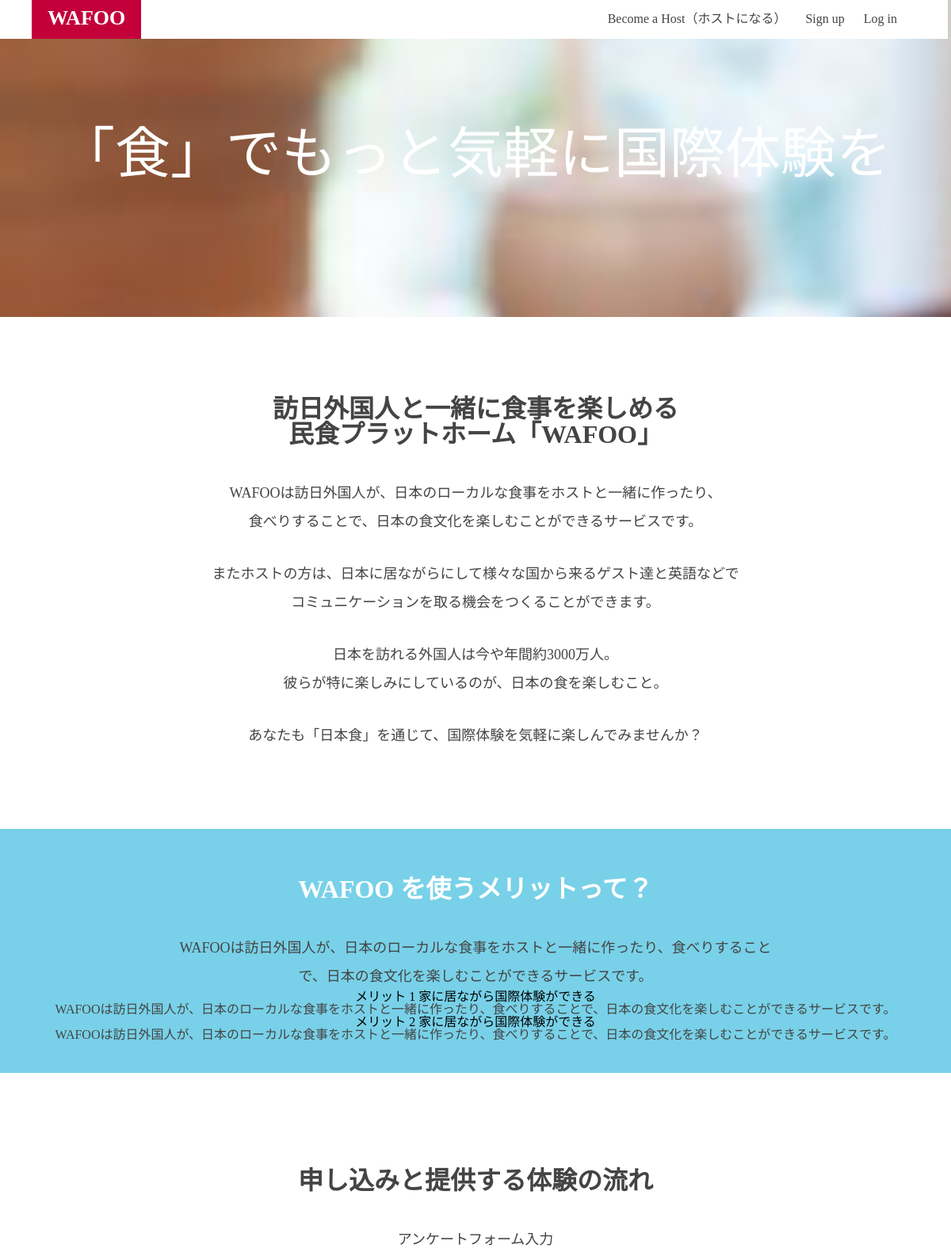
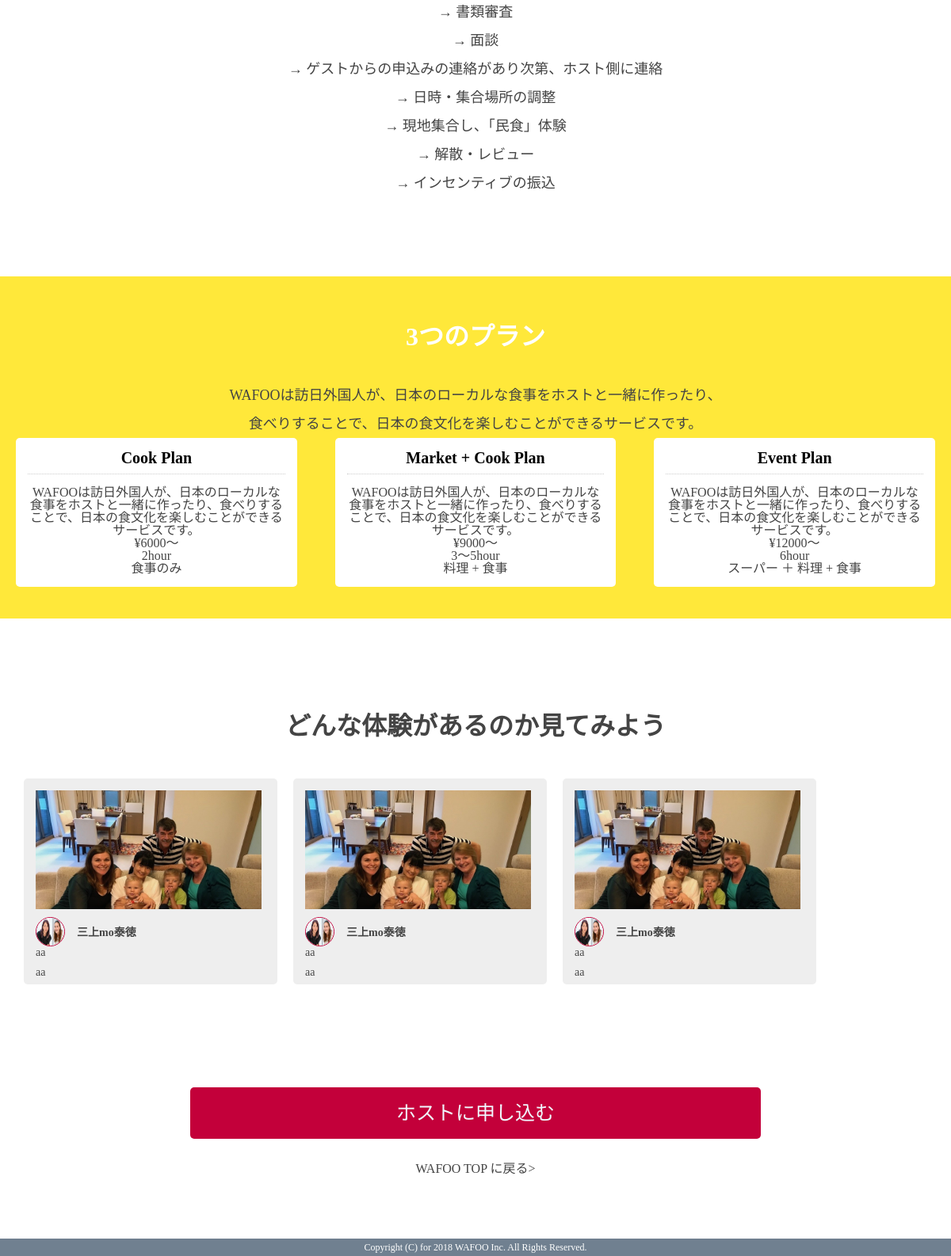
The page /WAFOO/frontend/host/host_top.php on the database its author committed (2 pictures, top to bottom).
### tables this page shows
CREATE TABLE `wafoo_host_table` (
  `id` int(11) NOT NULL AUTO_INCREMENT,
  `sei` varchar(64) NOT NULL DEFAULT '',
  `mei` varchar(64) NOT NULL DEFAULT '',
  `mail` varchar(256) NOT NULL DEFAULT '',
  `sex` varchar(64) NOT NULL DEFAULT '',
  `age` int(10) NOT NULL,
  `cookEx` text,
  `cookGood` text,
  `language` varchar(64) NOT NULL DEFAULT '',
  `english` varchar(64) NOT NULL DEFAULT '',
  `station` varchar(64) NOT NULL DEFAULT '',
  `homeLesson` varchar(64) NOT NULL DEFAULT '',
  `guestNum` int(10) DEFAULT NULL,
  `confDate` varchar(256) NOT NULL DEFAULT '',
  `indate` datetime NOT NULL,
  `hostPreview` int(1) DEFAULT '1',
  PRIMARY KEY (`id`)
);

### WAFOO/frontend/host/host_top.php (the view, shortened to what this page needs)
<?php
$pdo = db_con();
$stmt = $pdo->prepare("SELECT * FROM wafoo_host_table WHERE hostPreview = 1 order by id desc LIMIT 3");
$status = $stmt->execute();
$view="";
if($status==false) {
    $error = $stmt->errorInfo();
    exit("SQL_ERROR:".$error[2]);
}else{
    while( $result = $stmt->fetch(PDO::FETCH_ASSOC)){
    $view .= '<a href="#" class="hostlist_box">';
    $view .= '<img src="../../data/img/event_thum.jpg" alt="イベント仮写真" class="hostlist_eventThumbnail">';
    $view .= '<img src="data/img/host_thum.jpg" alt="" class="hostlist_pic">';
    $view .= '<h3 class="hostlist_name">'.$result["sei"].$result["mei"].'</h3>';
    $view .= '<p>'.$result["cookGood"].'</p>';
    $view .= '<p>'.$result["station"].'</p>';
    $view .= '</a>';
    }
}
?>
<?php include("../common/header.php")?>
<div class="iChatch">
    <p class="catchText">「食」でもっと気軽に国際体験を</p>
</div>
<main class="hostTop_main">
    <section id="top_about">
        <h2>訪日外国人と一緒に食事を楽しめる<br>民食プラットホーム「WAFOO」 </h2>
        <p class="mainText">WAFOOは訪日外国人が、日本のローカルな食事をホストと一緒に作ったり、<br>食べりすることで、日本の食文化を楽しむことができるサービスです。</p>
        <p class="mainText mt30">またホストの方は、日本に居ながらにして様々な国から来るゲスト達と英語などで<br>コミュニケーションを取る機会をつくることができます。</p>
        <p class="mainText mt30">日本を訪れる外国人は今や年間約3000万人。<br>彼らが特に楽しみにしているのが、日本の食を楽しむこと。</p>
        <p class="mainText mt30">あなたも「日本食」を通じて、国際体験を気軽に楽しんでみませんか？</p>
    </section>
    <section id="top_merit">
        <h2>WAFOO を使うメリットって？</h2>
        <p class="mainText">WAFOOは訪日外国人が、日本のローカルな食事をホストと一緒に作ったり、食べりすることで、日本の食文化を楽しむことができるサービスです。</p>
        <div>
            <h3>メリット 1  家に居ながら国際体験ができる</h3>
            <p>WAFOOは訪日外国人が、日本のローカルな食事をホストと一緒に作ったり、食べりすることで、日本の食文化を楽しむことができるサービスです。</p>
        </div>
        <div>
            <h3>メリット 2  家に居ながら国際体験ができる</h3>
            <p>WAFOOは訪日外国人が、日本のローカルな食事をホストと一緒に作ったり、食べりすることで、日本の食文化を楽しむことができるサービスです。</p>
        </div>
    </section>
    <section id="top_flow">
        <h2>申し込みと提供する体験の流れ</h2>
        <p class="mainText">
            アンケートフォーム入力
            <br>→ 書類審査
            <br>→ 面談
            <br>→ ゲストからの申込みの連絡があり次第、ホスト側に連絡
            <br>→ 日時・集合場所の調整
            <br>→ 現地集合し、「民食」体験
            <br>→ 解散・レビュー
            <br>→ インセンティブの振込
        </p>
    </section>
    <section id="top_plan">
        <h2>3つのプラン</h2>
        <p class="mainText">WAFOOは訪日外国人が、日本のローカルな食事をホストと一緒に作ったり、<br>食べりすることで、日本の食文化を楽しむことができるサービスです。</p>
        <div class="plan_list">
            <div class="plan_box">
                <h3>Cook Plan</h3>
                <p>WAFOOは訪日外国人が、日本のローカルな食事をホストと一緒に作ったり、食べりすることで、日本の食文化を楽しむことができるサービスです。</p>
                <p>¥6000〜</p>
                <p>2hour</p>
                <p>食事のみ</p>
            </div>
            <div class="plan_box">
                <h3>Market + Cook Plan</h3>
                <p>WAFOOは訪日外国人が、日本のローカルな食事をホストと一緒に作ったり、食べりすることで、日本の食文化を楽しむことができるサービスです。</p>
                <p>¥9000〜</p>
                <p>3〜5hour</p>
                <p>料理 + 食事</p>
            </div>
            <div class="plan_box">
                <h3>Event Plan</h3>
                <p>WAFOOは訪日外国人が、日本のローカルな食事をホストと一緒に作ったり、食べりすることで、日本の食文化を楽しむことができるサービスです。</p>
                <p>¥12000〜</p>
                <p>6hour</p>
                <p>スーパー ＋ 料理 + 食事</p>
            </div>
        </div>
    </section>
    <section id="top_experience">
        <h2>どんな体験があるのか見てみよう</h2>
        <div class="top_host_list margin_center"><?=$view?></div>
    </section>
    <a href="host_form.php" id="host_formBtn">ホストに申し込む</a>
    <a href="../../index.php" class="top_returnBtn">WAFOO TOP に戻る></a>
</main>

### WAFOO/frontend/common/header.php
<header class="header_top header_bg">
    <h1><a href="../../index.php">WAFOO</a></h1>
    <nav>
        <ul>
            <li><a href="../host/host_top.php">Become a Host（ホストになる）</a></li>
            <li>
                <a href="../mypage/sign_up.php">Sign up</a>
            </li>
            <li>
                <a href="../mypage/login.php">Log in</a>
            </li>
        </ul>
    </nav>
</header>

### WAFOO/css/style.css (style rules this page uses)
a { color: #ffffff; text-decoration: none }
.mt30 { margin-top: 30px; }
header { color: #ffffff; background-color: #C3003A; padding: 10px 40px; overflow: hidden; }
h1 { color: #ffffff; font-size: 26px; float: left; }
nav { float: right; }
nav ul { display: flex; }
nav li a { color: #ffffff; font-size: 16px; display: inline-block; margin-right: 24px; line-height: 1.8; }
.iChatch { height: 400px; background-position: center; background-image: url(../data/img/catch_img.jpg); background-repeat: no-repeat; background-attachment: fixed; background-size: cover; margin-bottom: 40px; }
.catchText { position: relative; top: 40%; color: #ffffff; font-size: 70px; text-align: center; }
main { width: 1080px; margin: 0 auto; text-align: center; }
.hostTop_main { width: 100%; margin: 0 auto; text-align: center; }
section { margin-bottom: 60px; padding: 20px 20px 40px; }
h2 { font-size: 32px; font-weight: bold; margin: 40px; color: #444444; }
p { color: #444444; }
.mainText { font-size: 18px; line-height: 2.0; margin: 30px auto 0; width: 780px; }
#top_merit { background: #78D1E8; }
#top_merit h2 { color: #ffffff; }
#top_plan { background-color: #FFE83A; }
#top_plan h2 { color: #ffffff; }
.plan_list { display: flex; justify-content: space-between; }
.plan_list h3 { font-size: 20px; font-weight: bold; text-align: center; border-bottom: 1px dotted #CCCCCC; padding-bottom: 10px; margin-bottom: 15px; }
.plan_box { background-color: #ffffff; width: 28%; padding: 15px 15px; border-radius: 5px; }
#host_formBtn { display: block; font-size: 25px; color: aliceblue; width: 50%; background-color: #C3003A; border-radius: 5px; padding: 20px 60px; margin: 80px auto 30px; }
.top_returnBtn { display: inline-block; color: #444444; margin-bottom: 80px; }
footer { text-align: center; padding: 5px 5px; font-size: 12px; background-color: slategrey; color: #ffffff; }
.header_top { background-color: rgba(0,0,0,0); position: absolute; top: 0; left: 0; z-index: 1; width: 93%; }
.header_bg { background-color: #ffffff; }
.header_bg ul li a { color: #444444; }
.header_top h1 a { color: #ffffff; font-weight: bold; background-color: #C3003A; padding: 20px 20px; }
.top_host_list { overflow: hidden; }
.hostlist_box { display: inline-block; width: 290px; height: 230px; background-color: #EEEEEE; float: left; margin: 10px 10px; padding: 15px; border-radius: 5px; text-align: left; }
.hostlist_box p { text-align: left; line-height: 1.1; margin-bottom: 10px; font-size: 14px; }
.hostlist_eventThumbnail { width: 285px; height: 150px; margin-bottom: 10px; }
.hostlist_pic { width: 35px; height: 35px; border: #C3003A 1px solid; border-radius: 50%; margin-right: 15px; }
.hostlist_name { font-size: 14px; font-weight: bold; color: #444444; display: inline-block; margin-bottom: 10px; }

### rows shown on the page
wafoo_host_table: sei "三上mo", mei "泰徳", cookGood "aa", station "aa"
wafoo_host_table: sei "三上mo", mei "泰徳", cookGood "aa", station "aa"
wafoo_host_table: sei "三上mo", mei "泰徳", cookGood "aa", station "aa"
